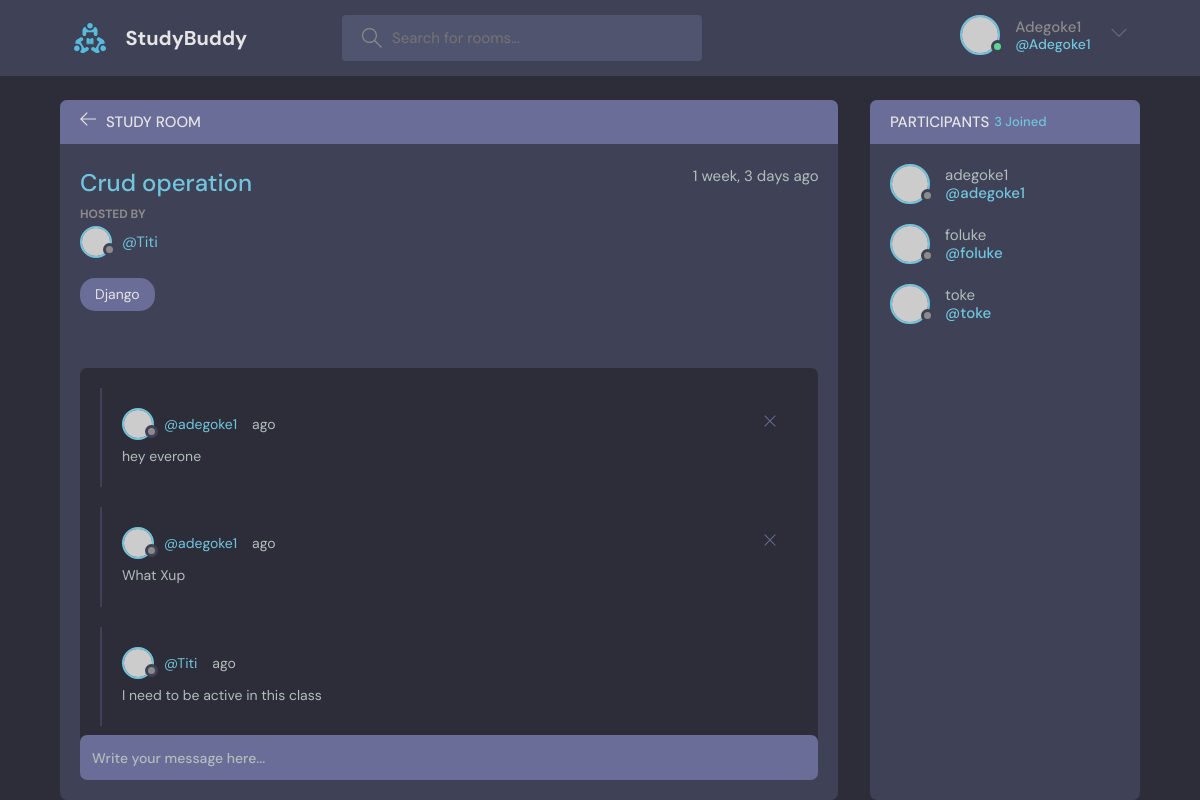
The page /room/4/ (signed in) on the database its author committed.
### naski/models.py (models this page shows, shortened)
class Room(models.Model):
    host=models.ForeignKey(User, on_delete=models.SET_NULL, null=True)
    topic=models.ForeignKey(Topic, on_delete=models.SET_NULL, null=True)
    name=models.CharField(max_length=200)
    description=models.TextField(null=True, blank=True)
    participants=models.ManyToManyField(User, related_name='participants', blank=True)
    updated=models.DateTimeField(auto_now_add=True)
    created=models.DateTimeField(auto_now=True)
    class Meta:
        ordering=['-created', '-updated']

class Topic(models.Model):
    topic=models.CharField(max_length=200)
    def __str__(self):
        return self.topic

class Message(models.Model):
    user=models.ForeignKey(User, on_delete=models.CASCADE)
    room=models.ForeignKey(Room, on_delete=models.CASCADE)
    body=models.TextField()
    updated=models.DateTimeField(auto_now_add=True)
    created=models.DateTimeField(auto_now=True)
    class Meta:
        ordering=['-created', '-updated']

### naski/views.py (the view, shortened to what this page needs)
# urls.py: path('room/<str:pk>/', views.room, name='room'),
@login_required(login_url='login')
def room(request, pk):
    room=Room.objects.get(pk=pk)
    room_messages=room.message_set.all().order_by('-created')
    participants=room.participants.all()
    context={'room': room, 'room_messages': room_messages, 'participants': participants}
    return render(request, 'naski/room.html', context)

### naski/templates/naski/room.html (shortened to what this page needs)
{% extends 'main.html' %}
   {% block content %}
   <main class="profile-page layout layout--2">
    <div class="container">
      <div class="room">
        <div class="room__top">
          <div class="room__topLeft">
            <a href="{% url 'home' %}">
              <svg version="1.1" xmlns="http://www.w3.org/2000/svg" width="32" height="32" viewBox="0 0 32 32">
                <title>arrow-left</title>
                <path
                  d="M13.723 2.286l-13.723 13.714 13.719 13.714 1.616-1.611-10.96-10.96h27.625v-2.286h-27.625l10.965-10.965-1.616-1.607z"
                ></path>
              </svg>
            </a>
            <h3>Study Room</h3>
          </div>
        </div>
        <div class="room__box scroll">
          <div class="room__header scroll">
            <div class="room__info">
              <h3>{{room.name}}</h3>
              <span>{{room.created|timesince}} ago</span>
            </div>
            <div class="room__hosted">
              <p>Hosted By</p>
              <a href="{% url 'profile' room.host.id %}" class="room__author">
                <div class="avatar avatar--small">
                  <img src="https://randomuser.me/api/portraits/men/37.jpg" />
                </div>
                <span>@{{room.host.username}}</span>
              </a>
            </div>
            <span class="room__topics">{{room.topic}}</span>
          </div>
          <div class="room__conversation">
            <div class="threads scroll">
              {% for room_message in room_messages  %}
              <div class="thread">
                <div class="thread__top">
                  <div class="thread__author">
                    <a href="{% url 'profile' room_message.user.id %}" class="thread__authorInfo">
                      <div class="avatar avatar--small">
                        <img src="https://randomuser.me/api/portraits/men/37.jpg" />
                      </div>
                      <span>@{{room_message.user.username}}</span>
                    </a>
                    <span class="thread__date">{{room_message.created_date|timesince}} ago</span>
                  </div>
                  {% if room_message.user == request.user %}
                 <a href="{% url 'delete-message' room_message.id %}">
                  <div class="thread__delete">
                    <svg version="1.1" xmlns="http://www.w3.org/2000/svg" width="32" height="32" viewBox="0 0 32 32">
                      <title>remove</title>
                      <path
                        d="M27.314 6.019l-1.333-1.333-9.98 9.981-9.981-9.981-1.333 1.333 9.981 9.981-9.981 9.98 1.333 1.333 9.981-9.98 9.98 9.98 1.333-1.333-9.98-9.98 9.98-9.981z"
                      ></path>
                    </svg>
                  </div>
                 </a>
                 {% endif %}
                </div>
                <div class="thread__details">
                  {{room_message.body}}
                </div>
              </div>
              {% endfor %}
            </div>
          </div>
        </div>
        <div class="room__message">
          <form action="" method="POST">
            <input name="body"  placeholder="Write your message here..." />
          </form>
        </div>
      </div>
      <div class="participants">
        <h3 class="participants__top">Participants <span>{{participants.count}} Joined</span></h3>
        <div class="participants__list scroll">
          {% for participant in participants  %}
          <a href="{% url 'profile' participant.id   %}" class="participant">
            <div class="avatar avatar--medium">
              <img src="https://randomuser.me/api/portraits/men/37.jpg" />
            </div>
            <p>
              {{participant.username}}
              <span>@{{participant.username}}</span>
            </p>
          </a>
          {% endfor %}
        </div>
      </div>
    </div>
  </main>
   {% endblock content %}

### templates/navbar.html (shortened to what this page needs)
{% load static  %}
<header class="header header--loggedIn">
    <div class="container">
      <a href="{% url 'home' %}" class="header__logo">
        <img src="{% static 'images/logo.svg' %}" />
        <h1>StudyBuddy</h1>
      </a>
      <form class="header__search" method='GET' action="{% url 'home' %}">
        <label>
          <input placeholder="Search for rooms..."  name="q"/>
        </label>
      </form>
      <nav class="header__menu">
        {% if request.user.is_authenticated %}
        <div class="header__user">
          <a href="{% url 'profile' user.id %}">
            <div class="avatar avatar--medium active">
              <img src="https://randomuser.me/api/portraits/men/37.jpg" />
            </div>
            <p>{{request.user.username|capfirst}} <span>@{{request.user.username|capfirst}}</span></p>
          </a>
          <button class="dropdown-button">
            <svg version="1.1" xmlns="http://www.w3.org/2000/svg" width="32" height="32" viewBox="0 0 32 32">
              <title>chevron-down</title>
              <path d="M16 21l-13-13h-3l16 16 16-16h-3l-13 13z"></path>
            </svg>
          </button>
        </div>
        {% else %}
         {% comment %} Not Logged In {% endcomment %}
        <a href="{% url 'login' %}">
          <img src="{% static 'images/avatar.svg' %}" />
          <p>Login</p>
        </a>
        {% endif %}
      </nav>
    </div>
  </header>

### rows shown on the page
Room: name "Crud operation", created "1 week, 3 days", host.username "Titi", topic "Django"
Message: user.username "adegoke1", body "hey everone"
Message: user.username "adegoke1", body "What Xup"
Message: user.username "Titi", body "I need to be active in this class"

### other values the page prints
{{ request.user.username|capfirst }} "Adegoke1"
{{ participants.count }} "3"
{{ participant.username }} "adegoke1"
{{ participant.username }} "foluke"
{{ participant.username }} "toke"
